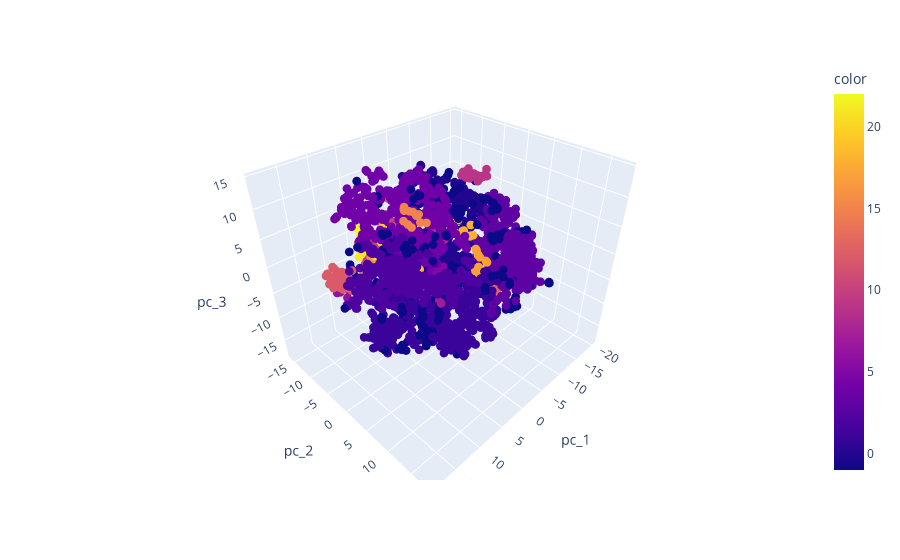

Here is the notebook cell this chart was saved with:
### Code cell
from sklearn.cluster import DBSCAN
from sklearn.cluster import OPTICS
import plotly.express as px

# NOTE: low eps, high min_samples -> search for higher density clusters
clustering = DBSCAN(eps=2, min_samples=10, n_jobs=-1, metric='l2')
#clustering = OPTICS(min_samples=15, n_jobs=-1)

clusters = clustering.fit_predict(val_question_proj)
n_clusters = len(np.unique(clusters))
print('{} clusters found'.format(n_clusters))


df = pd.DataFrame(val_question_proj, columns=['pc_1', 'pc_2', 'pc_3'])
df = pd.concat([df, knn_df['question']], axis=1)
fig = px.scatter_3d(df, x='pc_1', y='pc_2', z='pc_3', color=clusters, hover_data=['question'])
fig.update_traces(marker_size=3)
fig.show()

### Figure 1 — Plotly figure (JSON) as saved in the notebook; plotly's stock layout.template omitted (floating-point values rounded to 4 significant figures; data arrays with more than 128 entries replaced by an {"elided": "..."} marker saying what was removed)
{"data": [{"customdata": {"elided": "3001x1 str values"}, "hovertemplate": "pc_1=%{x}<br>pc_2=%{y}<br>pc_3=%{z}<br>question=%{customdata[0]}<br>color=%{marker.color}<extra></extra>", "legendgroup": "", "marker": {"color": {"elided": "3001 int values"}, "coloraxis": "coloraxis", "size": 3, "symbol": "circle"}, "mode": "markers", "name": "", "scene": "scene", "showlegend": false, "type": "scatter3d", "x": {"elided": "3001 float values"}, "y": {"elided": "3001 float values"}, "z": {"elided": "3001 float values"}}], "layout": {"coloraxis": {"colorbar": {"title": {"text": "color"}}, "colorscale": [[0, "#0d0887"], [0.1111, "#46039f"], [0.2222, "#7201a8"], [0.3333, "#9c179e"], [0.4444, "#bd3786"], [0.5556, "#d8576b"], [0.6667, "#ed7953"], [0.7778, "#fb9f3a"], [0.8889, "#fdca26"], [1, "#f0f921"]]}, "legend": {"tracegroupgap": 0}, "margin": {"t": 60}, "scene": {"domain": {"x": [0, 1], "y": [0, 1]}, "xaxis": {"title": {"text": "pc_1"}}, "yaxis": {"title": {"text": "pc_2"}}, "zaxis": {"title": {"text": "pc_3"}}}}}
